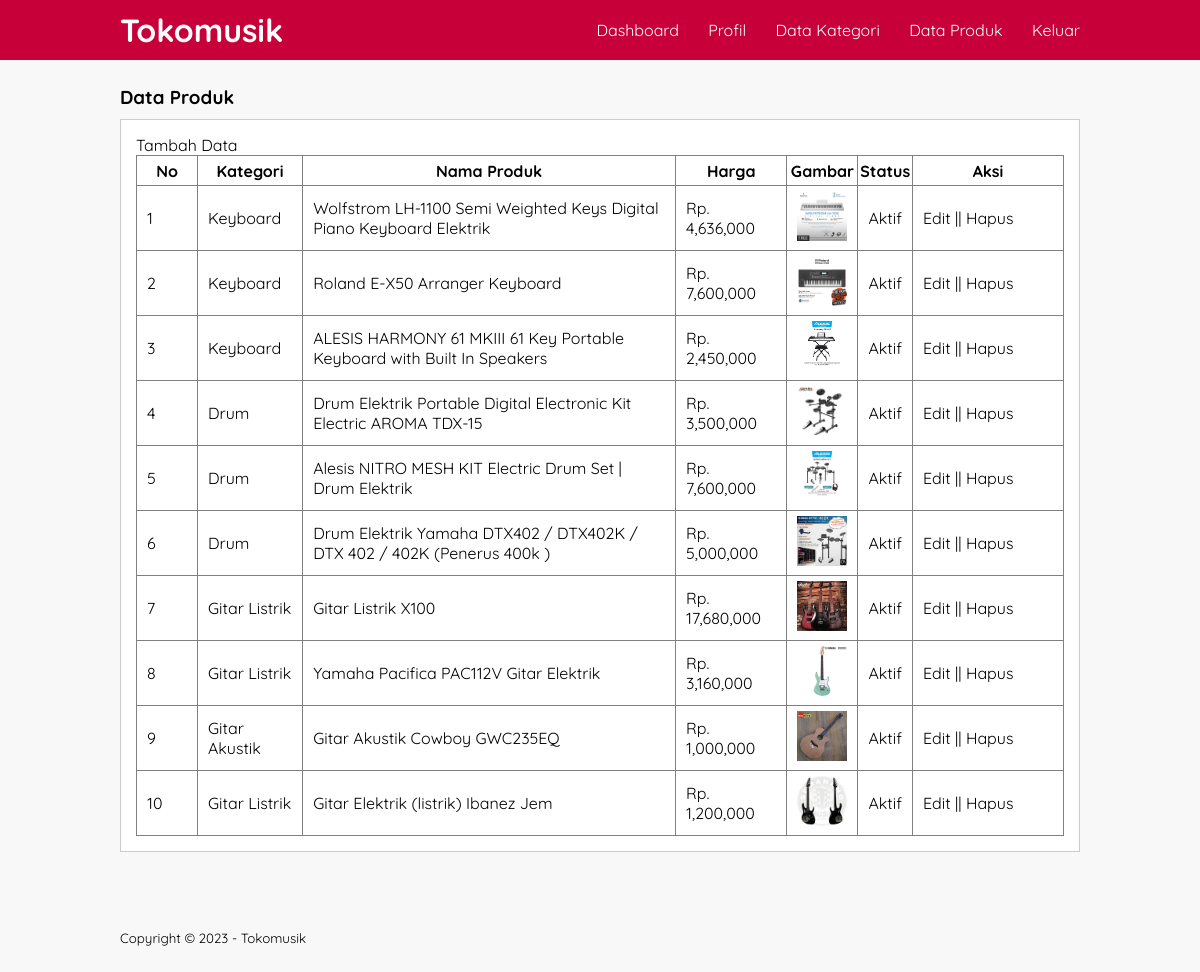
The app's page /data-produk.php (signed in) with its own data.
### tables this page shows
CREATE TABLE `tb_product` (
  `product_id` int(11) NOT NULL,
  `category_id` int(11) NOT NULL,
  `product_name` varchar(100) NOT NULL,
  `product_price` int(11) NOT NULL,
  `product_description` text NOT NULL,
  `product_image` varchar(100) NOT NULL,
  `product_status` tinyint(1) NOT NULL,
  `date_create` timestamp NOT NULL DEFAULT current_timestamp()
);

CREATE TABLE `tb_category` (
  `category_id` int(11) NOT NULL,
  `category_name` varchar(25) NOT NULL
);

### data-produk.php (the view, shortened to what this page needs)
<?php
    include 'db.php';
?>
<!DOCTYPE html>
<html lang="en">
<head>
    <link rel="stylesheet" type="text/css" href="style.css">
</head>
<body>
    <header>
        <div class="container">
            <h1><a href="">Tokomusik</a></h1>
            <ul>
                <li><a href="dashboard.php">Dashboard</a></li>
                <li><a href="profil.php">Profil</a></li>
                <li><a href="data-kategori.php">Data Kategori</a></li>
                <li><a href="data-produk.php">Data Produk</a></li>
                <li><a href="keluar.php">Keluar</a></li>
            </ul>
        </div>
    </header>
	<div class="section">
		<div class="container">
			<h3>Data Produk</h3>
			<div class="box">
				<p><a href="tambah-produk.php">Tambah Data</a></p>
				<table border="1" cellspacing="0" class="table">
					<thead>
						<tr>
							<th width="60px">No</th>
							<th>Kategori</th>
							<th>Nama Produk</th>
							<th>Harga</th>
							<th>Gambar</th>
							<th>Status</th>
							<th width="150px">Aksi</th>
						</tr>
					</thead>
					<tbody>
						<?php
							$no = 1;
							$produk = mysqli_query($conn, "SELECT * FROM tb_product LEFT JOIN tb_category USING (category_id) ORDER BY product_id DESC");
							if(mysqli_num_rows($produk) > 0){
							while($row = mysqli_fetch_array($produk)){
						?>
						<tr>
							<td><?php echo $no++ ?></td>
							<td><?php echo $row['category_name'] ?></td>
							<td><?php echo $row['product_name'] ?></td>
							<td>Rp. <?php echo number_format($row['product_price']) ?></td>
							<td><a href="produk/<?php echo $row['product_image'] ?>" target="_blank"> <img src="produk/<?php echo $row['product_image'] ?>" width="50px"> </a></td>
							<td><?php echo ($row['product_status'] == 0)? 'Tidak Aktif':'Aktif'; ?></td>
							<td>
								<a href="edit-produk.php?id=<?php echo $row['product_id'] ?>">Edit</a> || <a href="proses-hapus.php?idp=<?php echo $row['product_id'] ?>" onclick="return confirm('Yakin ingin hapus ?')">Hapus</a>
							</td>
						</tr>
						<?php }}else{ ?>
							<tr>
								<td colspan="7">Tidak ada data</td>
							</tr>
						<?php } ?>
					</tbody>
				</table>
			</div>
		</div>
	</div>
    <footer>
        <div class="container">
            <small>Copyright &copy; 2023 - Tokomusik</small>
        </div>
    </footer>
</body>
</html>

### style.css (style rules this page uses)
* { padding:0; margin:0; font-family: 'Quicksand', sans-serif; }
body { background-color: #f8f8f8; }
a { color: inherit; text-decoration: none; }
header { background-color: #C70039; color: #fff; }
header h1 { float: left; padding:10px 0; }
header ul { float: right; }
header ul li { display: inline-block; }
header ul li a { padding:20px 0 20px 25px; display: inline-block; }
footer { padding: 25px 0; }
.container { width: 80%; margin:0 auto; }
.container:after { content: ''; display: block; clear: both; }
.section { padding:25px 0; }
.box { background-color: #fff; border:1px solid #ccc; padding:15px; box-sizing: border-box; margin:10px 0 25px 0; }
.box:after { content: ''; display: block; clear: both; }
.table { width: 100%; border-collapse: collapse; }
.table tr { height: 30px; }
.table tr td { padding: 5px 10px; }

### records on screen
tb_product: category.category_name "Keyboard", product_name "Wolfstrom LH-1100 Semi Weighted Keys Digital Piano Keyboard Elektrik", product_price "4,636,000", product_image (picture), product_status "Aktif"
tb_product: category.category_name "Keyboard", product_name "Roland E-X50 Arranger Keyboard", product_price "7,600,000", product_image (picture), product_status "Aktif"
tb_product: category.category_name "Keyboard", product_name "ALESIS HARMONY 61 MKIII 61 Key Portable Keyboard with Built In Speakers", product_price "2,450,000", product_image (picture), product_status "Aktif"
tb_product: category.category_name "Drum", product_name "Drum Elektrik Portable Digital Electronic Kit Electric AROMA TDX-15", product_price "3,500,000", product_image (picture), product_status "Aktif"
tb_product: category.category_name "Drum", product_name "Alesis NITRO MESH KIT Electric Drum Set | Drum Elektrik", product_price "7,600,000", product_image (picture), product_status "Aktif"
tb_product: category.category_name "Drum", product_name "Drum Elektrik Yamaha DTX402 / DTX402K / DTX 402 / 402K (Penerus 400k )", product_price "5,000,000", product_image (picture), product_status "Aktif"
tb_product: category.category_name "Gitar Listrik", product_name "Gitar Listrik X100", product_price "17,680,000", product_image (picture), product_status "Aktif"
tb_product: category.category_name "Gitar Listrik", product_name "Yamaha Pacifica PAC112V Gitar Elektrik", product_price "3,160,000", product_image (picture), product_status "Aktif"
tb_product: category.category_name "Gitar Akustik", product_name "Gitar Akustik Cowboy GWC235EQ", product_price "1,000,000", product_image (picture), product_status "Aktif"
tb_product: category.category_name "Gitar Listrik", product_name "Gitar Elektrik (listrik) Ibanez Jem", product_price "1,200,000", product_image (picture), product_status "Aktif"
